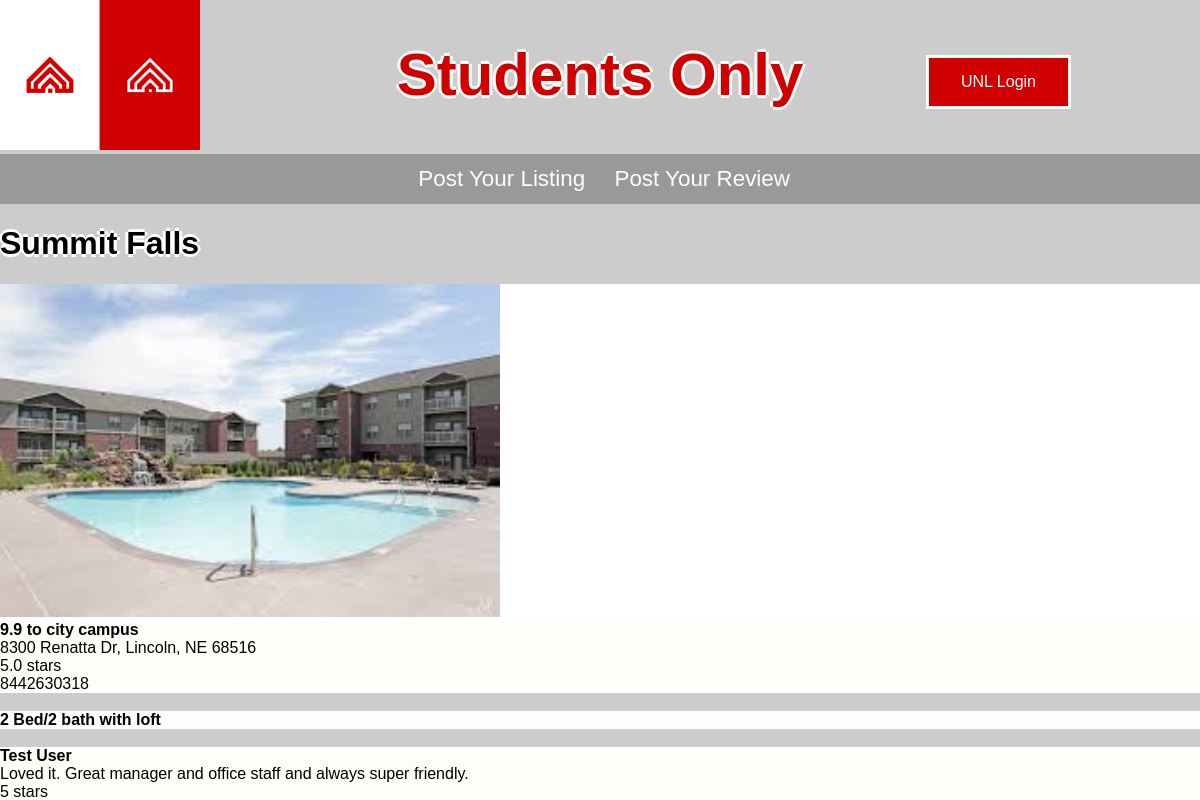
The app's page /building/summitfalls, older data.
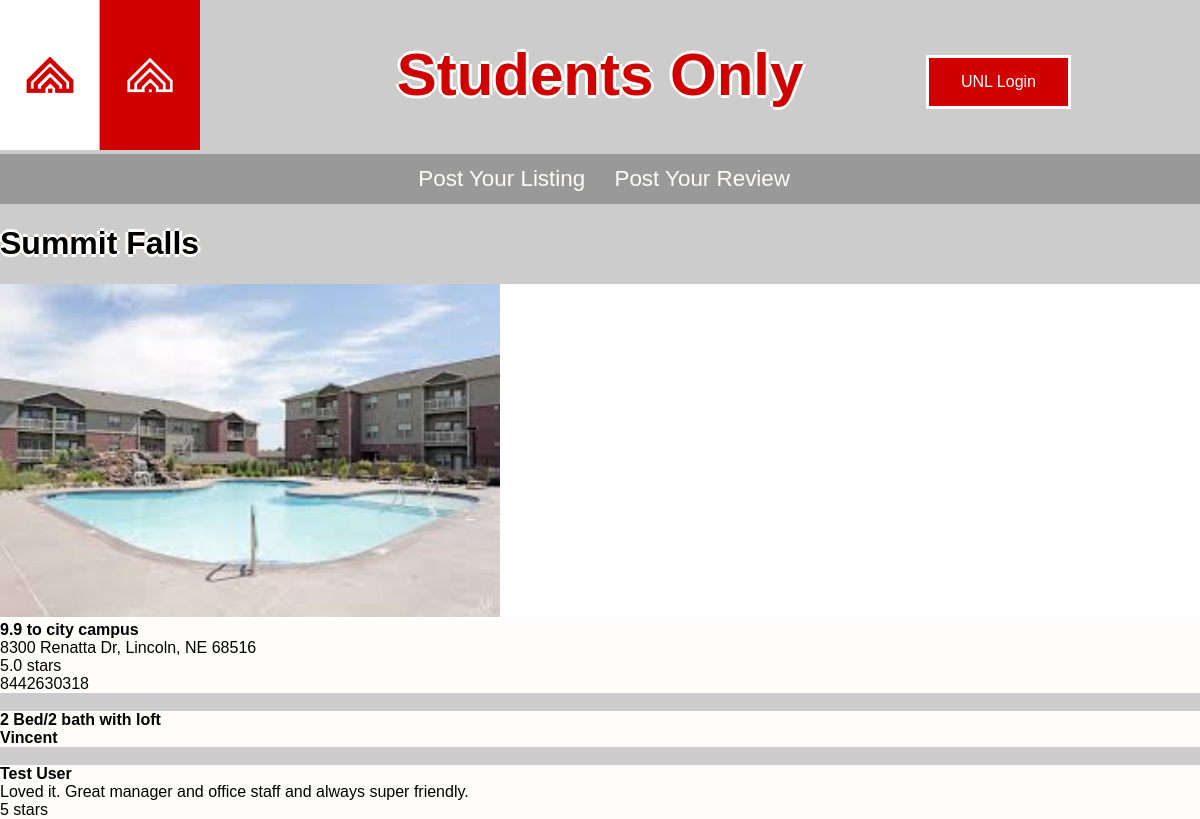
The same page, newer data.
### apartments/models.py (models this page shows, shortened)
class Apartment(models.Model):
    nickname = models.CharField(max_length=255)
    building = models.ForeignKey(Building)
    description = models.TextField()
    price = models.IntegerField()
    leasingOptions = models.CharField(max_length=255)
    bedrooms = models.PositiveIntegerField()
    public = models.BooleanField(default=False)

class Reviews(models.Model):
    name = models.CharField(max_length=255)
    building = models.ForeignKey(Building)
    comment = models.TextField()
    hospitality = models.PositiveIntegerField()
    maintenance = models.PositiveIntegerField()
    safety_security = models.PositiveIntegerField()
    overall = models.PositiveIntegerField()

### apartments/views.py (the view)
# urls.py: url(r'^building/(?P<building_slug>[-\w]+)', views.building, name='building'),
def building(request, building_slug): #Building detail
    building = Building.objects.get(name_slug=building_slug)
    allReviews = Reviews.objects.filter(building=building)
    allApts = Apartment.objects.filter(building=building)
    score = Reviews.objects.filter(building=building).aggregate(Avg('overall'))#annotate or aggrogate
    context = {'building':building, 'allReviews':allReviews, 'allApts':allApts, 'score':score}
    return render(request, 'apartments/building.html', context)

### apartments/models.py (called while the page is built)
    def get_absolute_url(self):
        return "/building/%s" % self.name_slug

### apartments/templates/apartments/building.html (shortened to what this page needs)
{% extends "base.html" %}
{% block content %}
<h1>{{ building.name }}</h1>
<div class="row">
	<div class="col-xs-12" style="background-color:white;">
    	<div class="photobuilding">
        	<a href="{{ building.get_absolute_url }}"><img src="/{{ building.image }}" style="width:500px"></a>
        </div>
    	<div class="info">
            <h4>{{ building.distanceToCity }} to city campus</h4>
            <p>{{ building.address }}</p>
            <p>{{ score.overall__avg }} stars</p>
            <p>{{ building.contactInfo }}</p>
        </div>
    </div>
</div>
<br />
<div class="row">
	<div class="col-xs-12" style="background-color:white;">
    	<div class="info">
            {% for object in allApts %}
            <h4>{{ object.nickname }}</h4>
            {% endfor %}
        </div>
    </div>
</div>
<br />
<div class="row">
	<div class="col-xs-12" style="background-color:white;">
    	<div class="info">
            {% for object in allReviews %}
            <h4>{{ object.name }}</h4>
            <p>{{ object.comment }}</p>
            <p>{{ object.overall }} stars</p>
            {% endfor %}
        </div>
    </div>
</div>
{%endblock%}

Row changes from the older to the newer data that the page shows:
added Apartment: nickname "Vincent"
